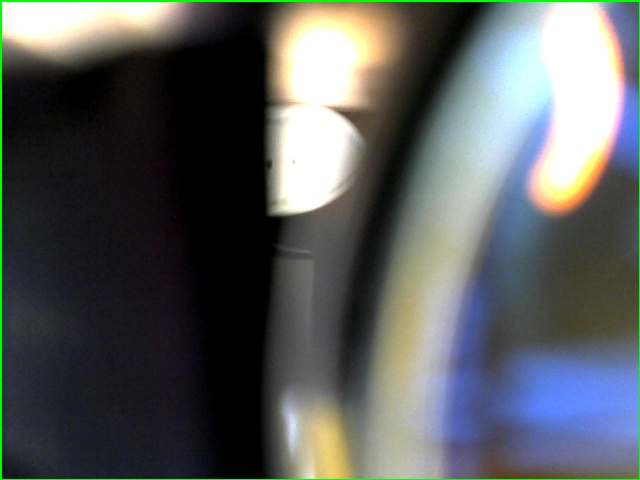
#> input picture Computer-Vision-for-Intelligent-Robotics-Part-01-master/MotionSensing/motion_images/motion_20251028_154803.jpg, 640 x 480 px, given in place of the camera
$ python 01_detect_motion_direction.py
#> lines starting #> are read from the running program, lines starting #| are printed output that depends on the picture; after the words box and inside, x2 and y2 are one past the last pixel; in counts of white or black regions, pixels touching at a corner belong together
import cv2
import numpy as np
import time
import os

# Ensure the "motion_images" directory exists
output_folder = "motion_images"
if not os.path.exists(output_folder):
    os.makedirs(output_folder)

# Initialize video capture
cap = cv2.VideoCapture(0)

# Initialize background subtractor
background_subtractor = cv2.createBackgroundSubtractorMOG2()

# Track motion state, previous centroids, and cumulative displacement
motion_detected = False
prev_centroids = []
cumulative_dx = 0
cumulative_dy = 0

# Threshold for significant movement
movement_threshold = 1  # Minimum displacement to consider

while True:
    # Capture frame-by-frame
    ret, frame = cap.read()
#> frame is the input picture: shape (480, 640, 3); mean B, G, R 92.6, 92.3, 88.6
    if not ret:
        break

    # Resize for consistent processing
    frame = cv2.resize(frame, (640, 480))

    # Apply the background subtractor to get the foreground mask
    mask = background_subtractor.apply(frame)
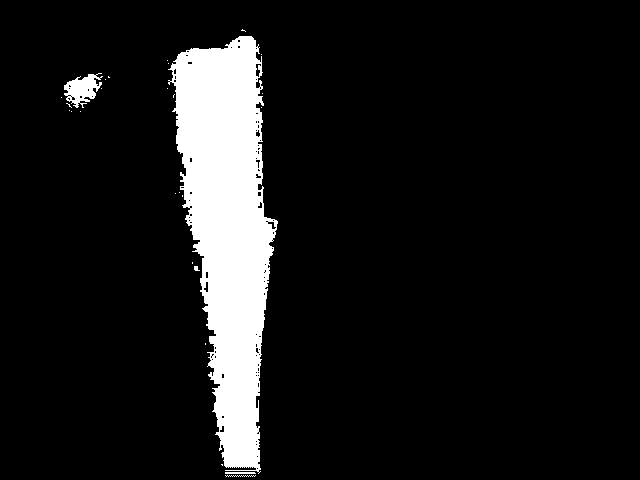
#> mask: shape (480, 640); values 127 (black) and 255 (white), 9.3% white; 27 white regions (22 under 20 px), largest, box (x1, y1, x2, y2) and area: (168, 36, 278, 474) 27819, (64, 73, 103, 108) 730, (225, 472, 256, 474) 61, (225, 475, 256, 477) 31, (194, 266, 200, 271) 21

    # Apply thresholding to clean up the mask
    _, mask = cv2.threshold(mask, 50, 255, cv2.THRESH_BINARY)
#> mask: shape (480, 640); every value is 255

    # Find contours in the mask
    contours, _ = cv2.findContours(mask, cv2.RETR_EXTERNAL, cv2.CHAIN_APPROX_SIMPLE)
#> contours = [[[0, 0], [0, 479], [639, 479], [639, 0]]]

    # Initialize motion state and motion rate
    new_motion_detected = False
    motion_rate = 0  # Represents the total area of motion
    current_centroids = []

    for contour in contours:
        area = cv2.contourArea(contour)
        if area > 500:  # Ignore small movements
            motion_rate += area  # Add the area of the contour to motion rate
            x, y, w, h = cv2.boundingRect(contour)
            cx, cy = x + w // 2, y + h // 2  # Calculate the centroid
            current_centroids.append((cx, cy))
            cv2.rectangle(frame, (x, y), (x + w, y + h), (0, 255, 0), 2)  # Green bounding box
#> this loop made 1 pass
#> (contour, area, motion_rate, x, y, w, h, cx) on pass 1: ([[0, 0], [0, 479], [639, 479], [639, 0]], 306081, 306081, 0, 0, 640, 480, 320)
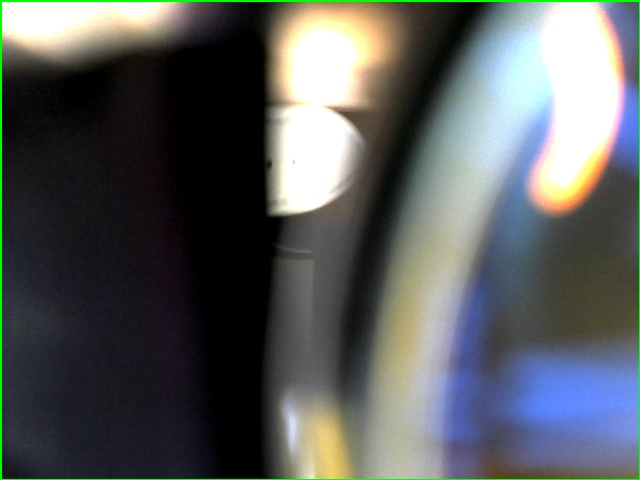
#> frame: shape (480, 640, 3); 1% of pixels changed, all inside (x1, y1, x2, y2) = (0, 0, 640, 480)
#> after the loop, current_centroids = [(320, 240)]; motion_rate = 306081

    # Calculate the motion rate as a percentage of the frame area
    motion_rate_percentage = (motion_rate / (frame.shape[0] * frame.shape[1])) * 100
#> motion_rate_percentage = 99.64

    # Only count motion if rate exceeds 3%
    if motion_rate_percentage > 3:
        new_motion_detected = True

    # Calculate cumulative displacement for dominant direction
    if prev_centroids and current_centroids:
        for prev, curr in zip(prev_centroids, current_centroids):
            dx = curr[0] - prev[0]
            dy = curr[1] - prev[1]

            # Only add significant displacement to cumulative values
            if abs(dx) > movement_threshold:
                cumulative_dx += dx
            if abs(dy) > movement_threshold:
                cumulative_dy += dy

    # Determine dominant direction based on net cumulative displacement
    if abs(cumulative_dx) > abs(cumulative_dy):
        dominant_direction = "Right" if cumulative_dx > 0 else "Left"
    else:
        dominant_direction = "Down" if cumulative_dy > 0 else "Up"

    # Save the frame if motion is detected
    if new_motion_detected and not motion_detected:
        timestamp = time.strftime("%Y%m%d_%H%M%S")
        filename = os.path.join(output_folder, f"motion_{timestamp}.jpg")
        cv2.imwrite(filename, frame)
        print(f"Motion detected! Image saved as {filename}")

    # Update previous centroids and motion state
    prev_centroids = current_centroids
#> prev_centroids = [(320, 240)]
    motion_detected = new_motion_detected

    # Create the annotation window
    annotation = np.zeros((200, 640, 3), dtype=np.uint8)  # Black window for text

    # Annotate motion state in the annotation window
    if motion_detected:
        motion_rate_text = f"Moving at the rate: {motion_rate_percentage:.2f}%"
#> motion_rate_text = 'Moving at the rate: 99.64%'
        cv2.putText(annotation, "Motion Detected", (10, 50), cv2.FONT_HERSHEY_SIMPLEX, 1, (0, 255, 0), 3)  # Green text
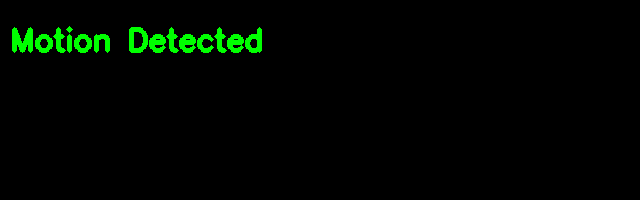
#> annotation: shape (200, 640, 3); mean of channels 0, 1, 2 0, 6, 0; drawn as B, G, R
        cv2.putText(annotation, motion_rate_text, (10, 100), cv2.FONT_HERSHEY_SIMPLEX, 0.7, (255, 255, 255), 2)
        cv2.putText(annotation, f"Dominant Direction: {dominant_direction}", (10, 150), cv2.FONT_HERSHEY_SIMPLEX, 0.7, (255, 255, 0), 2)
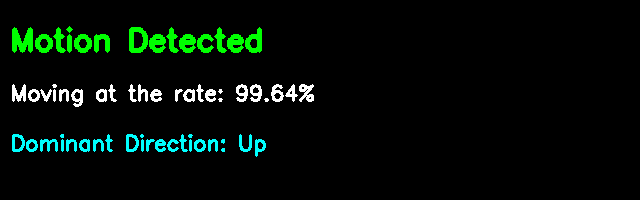
#> annotation: shape (200, 640, 3); mean of channels 0, 1, 2 7.5, 13.5, 4.1; drawn as B, G, R
    else:
        cv2.putText(annotation, "No Motion", (10, 100), cv2.FONT_HERSHEY_SIMPLEX, 1, (0, 0, 255), 3)  # Red text

    # Display the frame, mask, and annotation window
    cv2.imshow("Motion Detection", frame)
    cv2.imshow("Mask", mask)
    cv2.imshow("Annotation", annotation)

    # Exit on pressing 'q'
    if cv2.waitKey(1) & 0xFF == ord('q'):
#> (key q is pressed here)
        break

# Release the capture and close all windows
cap.release()
cv2.destroyAllWindows()
